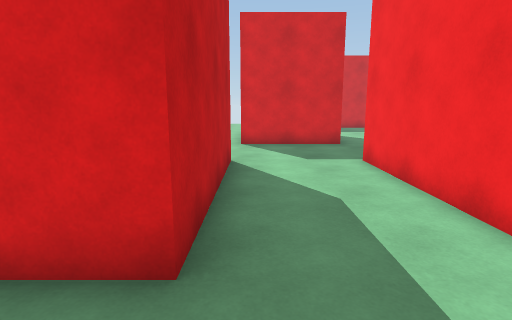
View 1 (above)

20 first-person views from a walk through a 3-D level made in the Unity game engine. The camera is 1.5 m above the floor, tilts 10° down and sees 80° across. The floor is counted in squares, 1 m on a side. Each view is taken from the middle of a square. On the plan, view 1 faces up. The plan holds only what a view shows up to about 15 squares ahead; the rest is blank. The player character is not drawn.

View 2
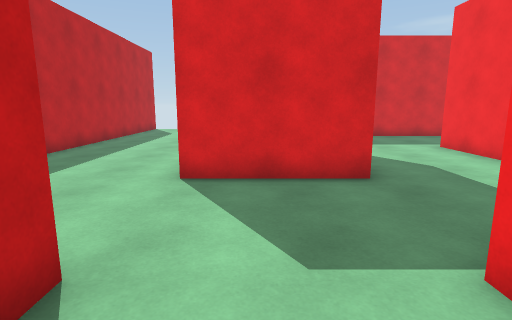

View 3
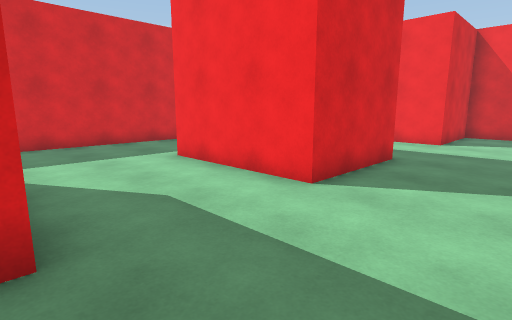

View 4
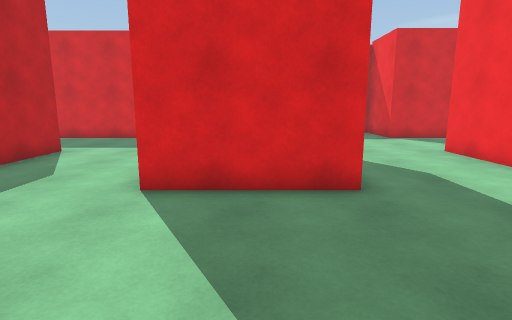

View 5
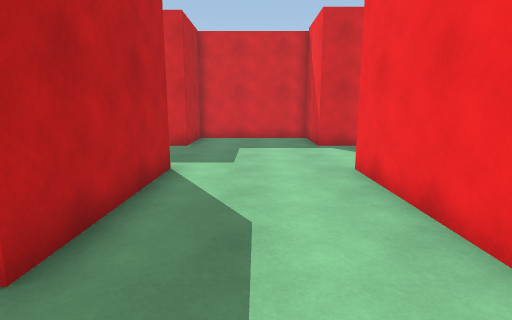

View 6
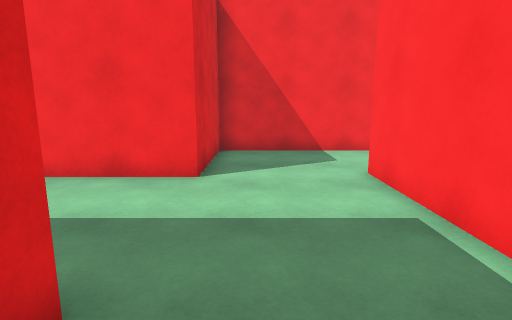

View 7
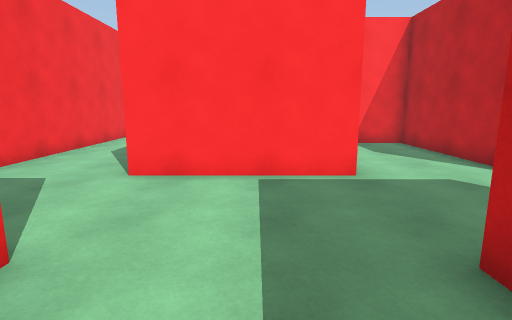

View 8
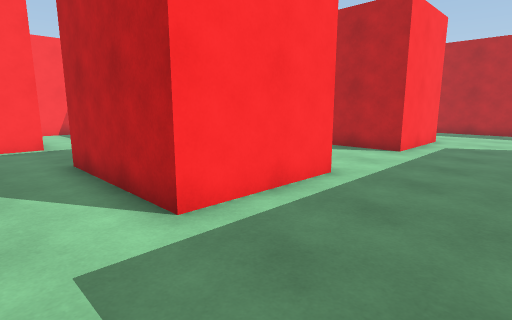

View 9
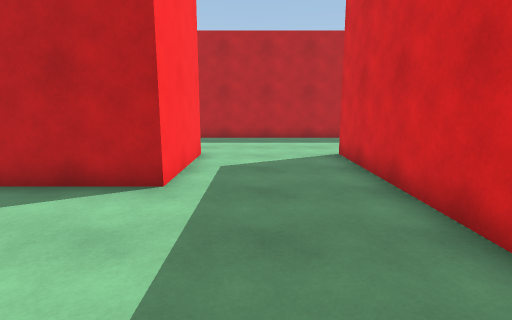

View 10
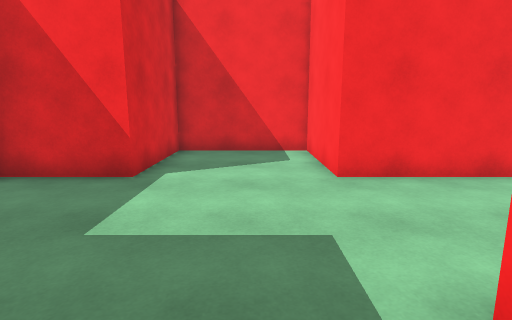

View 11
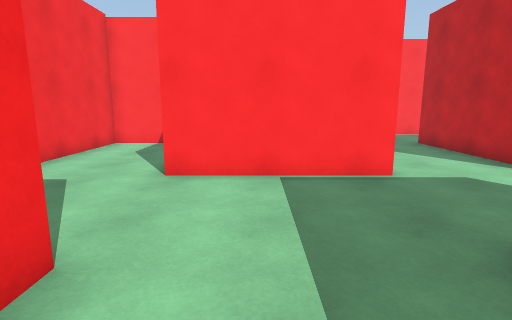

View 12
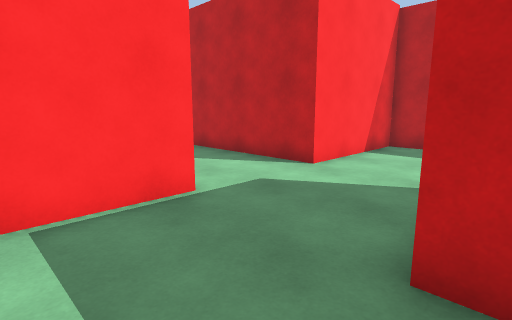

View 13
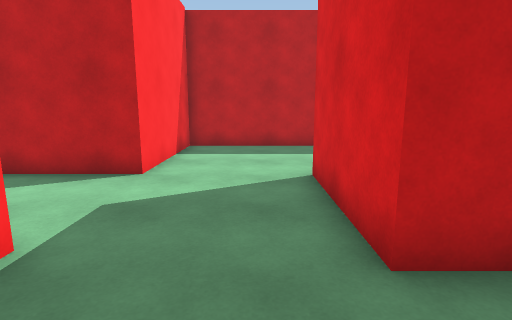

View 14
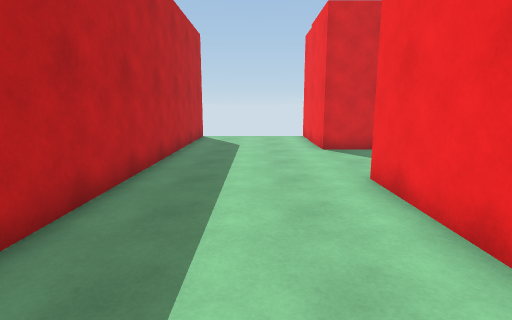

View 15
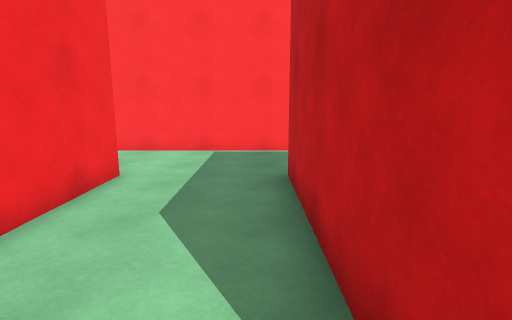

View 16
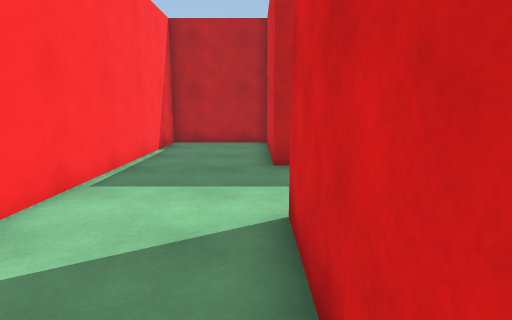

View 17
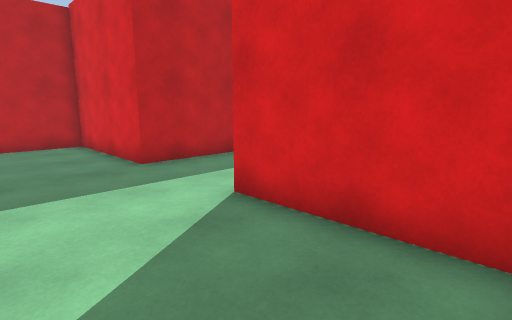

View 18
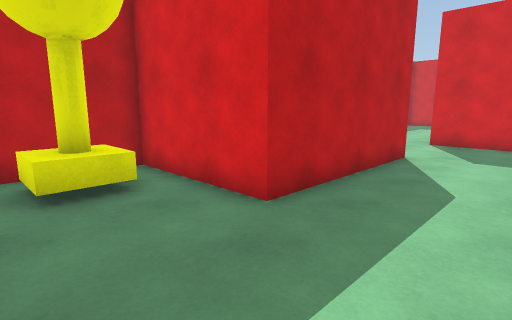

View 19
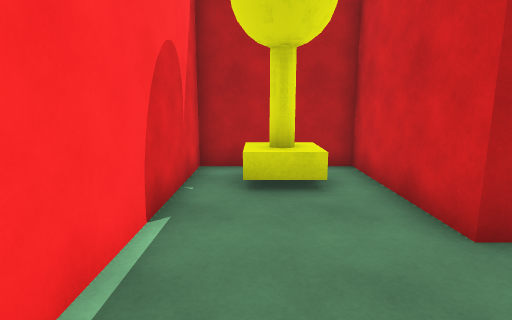

View 20
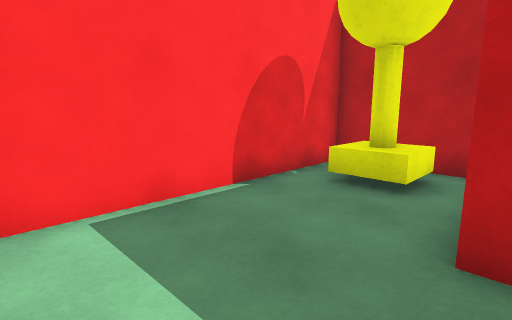

### Floor plan
Points are (right, up) in squares from view 1. A wall is a line through its corners. A room is listed if a view was taken in it or the views show most of it. See-through windows are left out.
Room 1 (views 1, 2, 3, 4, 5, 6, 7, 8, 9, 10, 11, 12, 13, 14, 15, 16, 17, 18, 19, 20)
walls: (7.9, 12.3) (7.9, 17.4) (11.9, 17.4) (11.9, 12.3) (7.9, 12.3); (8, 7.5) (8, 2.5) (11.8, 2.5) (11.8, 7); (11.8, 8.5) (16.8, 8.5) (16.8, 2.5) (12.4, 2.5) (12.4, -1.4) (19.8, -1.4); (-0.6, 13.6) (-0.6, 17.4) (3.4, 17.4) (3.4, 12.3) (-0.6, 12.3); (6.9, 2.5) (3, 2.5) (3, 8.5) (8, 8.5); (20.4, 0) (20.4, 12.3) (16.4, 12.3) (16.4, 17.4) (20.4, 17.4) (20.4, 21.6) (16.4, 21.6) (16.4, 24.5) (11.4, 24.5) (11.4, 21.6) (-0.6, 21.6) (-0.6, 26.1); (-5.7, 26.2) (-5.7, 8.5) (-0.7, 8.5) (-0.7, 2.5) (-5.7, 2.5) (-5.7, -1.4) (4.9, -1.4)
objects: other object (13, 0) to (15, 1)

Where each view was taken, in squares from view 1:
view 1: 0 up, 0 right, facing up
view 2: 6 up, 1 right, facing up
view 3: 9 up, 3 right, facing up-right
view 4: 7 up, 10 right, facing up
view 5: 10 up, 14 right, facing up
view 6: 11 up, 10 right, facing right
view 7: 15 up, 14 right, facing down
view 8: 21 up, 14 right, facing down-left
view 9: 19 up, 9 right, facing left
view 10: 19 up, 10 right, facing right
view 11: 15 up, 6 right, facing down
view 12: 13 up, 6 right, facing down-left
view 13: 11 up, 6 right, facing left
view 14: 11 up, 3 left, facing up
view 15: 9 up, 0 right, facing down
view 16: 2 up, 7 right, facing left
view 17: 1 down, 7 right, facing up-left
view 18: 1 down, 20 right, facing up-left
view 19: 0 up, 20 right, facing left
view 20: 3 up, 20 right, facing down-left
